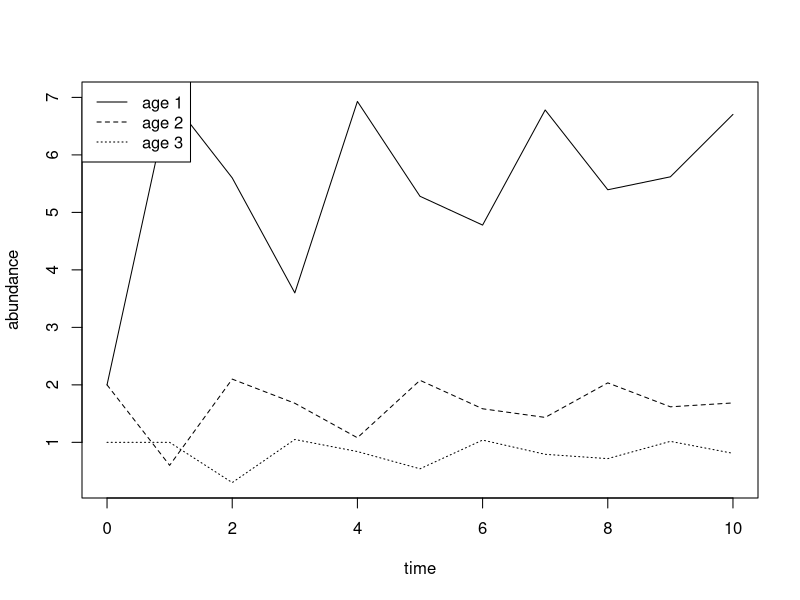
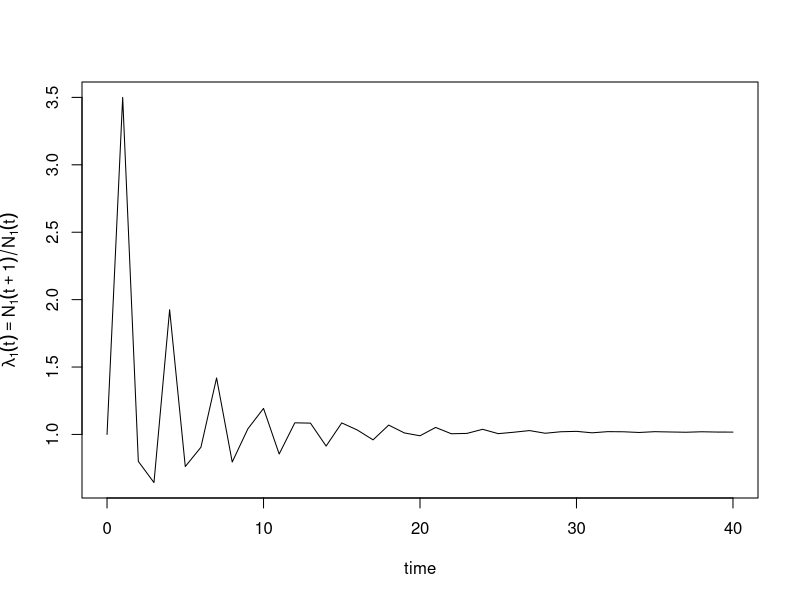

R code for these plots, in order:
## ---- chunk 1
knitr::opts_chunk$set(echo = TRUE)
## ---- chunk 2
L <- matrix(
  c(0, 1 , 5, 0.3, 0, 0, 0, 0.5, 0), # we construct a matrix by giving all its entries in a single vector, which we then split into...
  nrow = 3, # ...this many rows and...
  ncol = 3, # ...and this many columns
  byrow = T) # fill matrix by rows

L # print the matrix
## ---- chunk 3
L[2, 3]  # entry in 2nd row and 3rd column
## ---- chunk 4
L[2, ] # the 2nd row
L[ ,3] # the 3rd column
## ---- chunk 5
t(L) # transpose of L
## ---- chunk 6
N.0 <- matrix(c(1, 1, 1), nrow = 1, ncol = 3, byrow = T) # a 1 by 3 matrix, i.e., a row vector
#
N.0 # print this vector
#
t(N.0) # the transpose of N.0, this becomes a column vector
## ---- chunk 7
N.0 <- c(2,2,1) # creates vector N.0 of initial densities
N.1 <- L %*% N.0 # produces the vector N.1 by multiplying L with N.0. Note that %*% indicates matrix multiplication in R
N.1 # print N.1
## ---- chunk 8
length <- 10 # length of the time series
time.series <- matrix(N.0, nrow = 3) # creates a matrix with three rows, called times.series, in which we will store the time series

for (i in 1:length){# iterates the multiplication L.N(t) as often as specified by the parameter "length"
  time.series <- cbind(time.series, L %*% time.series[ , i]) # executes multiplication of the matrix L with current population vector and stores the result as a new column to the matrix time.series
}

matplot(0:length, t(time.series), type="l", lty=1:3, col = 1, ylab = "abundance", xlab = "time") # plots the time.series for each age-class, not that we have to transpose the matrix time.series in order to obtain the correct plot
legend("topleft", legend = c("age 1", "age 2", "age 3"), lty = 1:3, col = 1, bty = "N") # adds a legend
## ---- chunk 9
length <- 40
N.0 <- c(2, 2, 1) # creates vector N.0 of initial densities
time.series <- matrix(N.0, nrow = 3) # creates a matrix with three rows, called times.series, in which we will store the time series

for (i in 1:length){
  time.series <- cbind(time.series, L %*% time.series[,i])
}

N.tot <- colSums(time.series) # vector of total densities
## ---- chunk 10
Lambda.1 <- matrix(1, nrow=1) 
for (i in 1:length){
  Lambda.1 <- cbind(Lambda.1, time.series[1,i+1]/time.series[1,i]) # here we divide the population size in class 1 in two consecutive time steps by each other and store the result in Lambda.1
}

plot(0:length, Lambda.1, type="l", ylab = expression(lambda[1](t)=='N'[1](t+1)/'N'[1](t)), xlab = "time")
